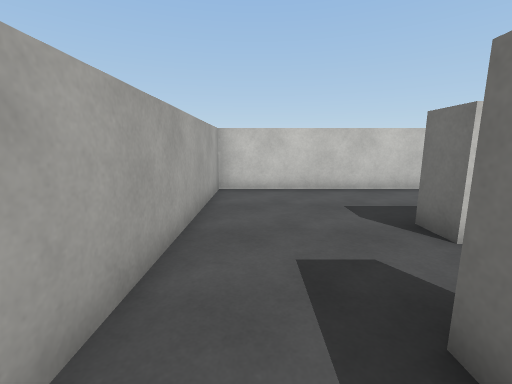
[1] (above)

19 first-person views from a walk through a scene from a Unity 3-D project. The camera is 1.4 m above the floor, tilts 10° down and sees 90° across. The floor is counted in squares, 1 m on a side. Each view is taken from the middle of a square. On the plan, view 1 faces up. The plan holds only what a view shows up to about 13 squares ahead; the rest is blank. The place goes on beyond the plan. Surface patterns are stand-ins for the level's own textures.

[2]
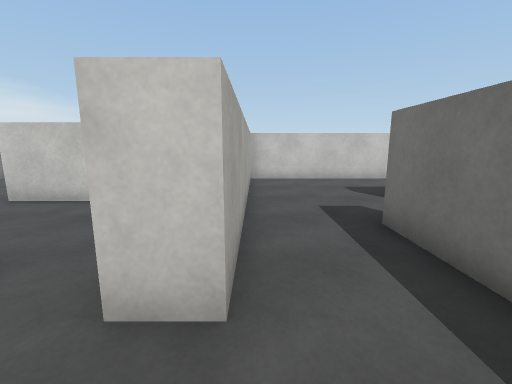

[3]
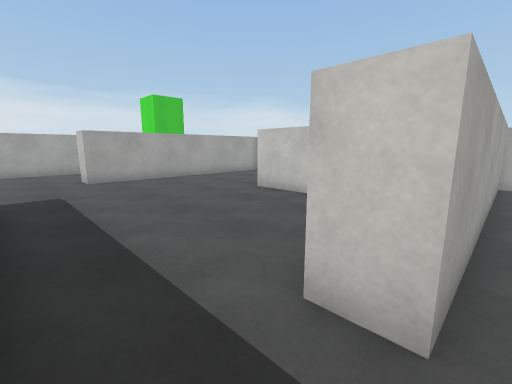

[4]
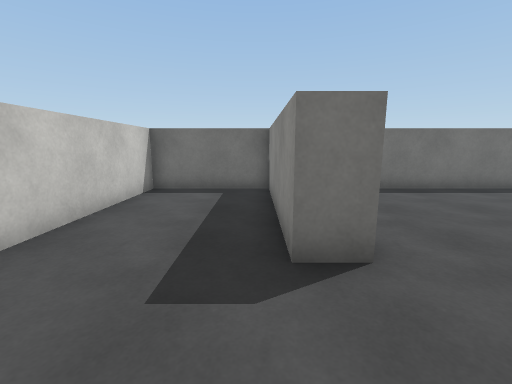

[5]
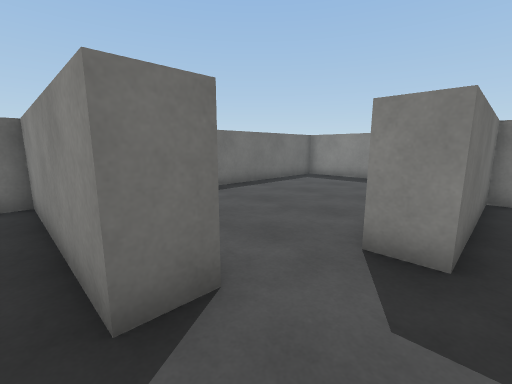

[6]
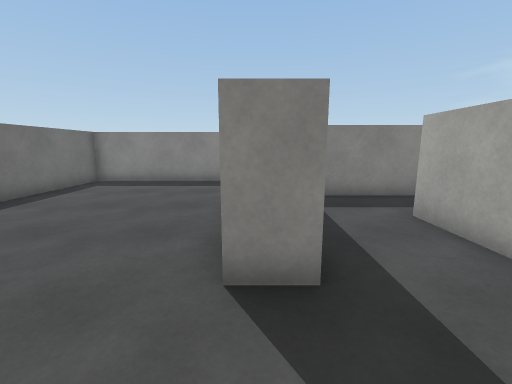

[7]
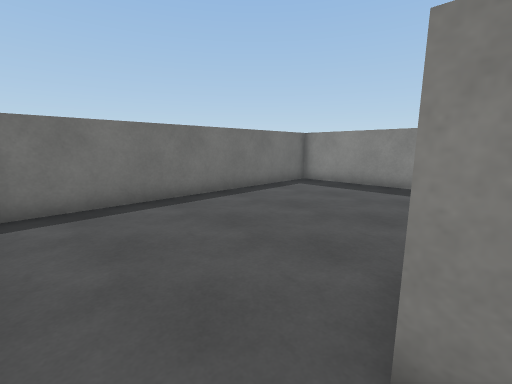

[8]
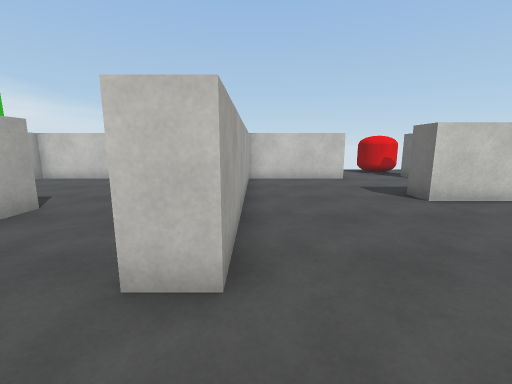

[9]
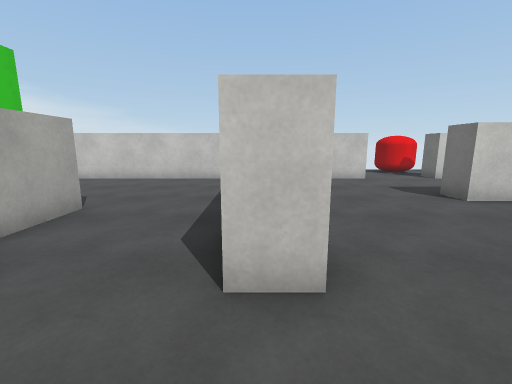

[10]
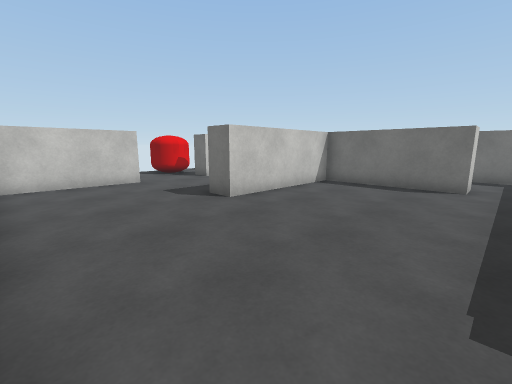

[11]
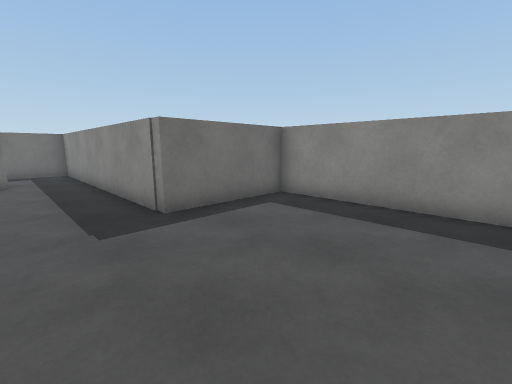

[12]
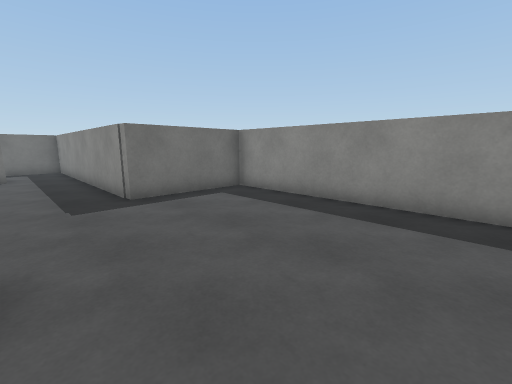

[13]
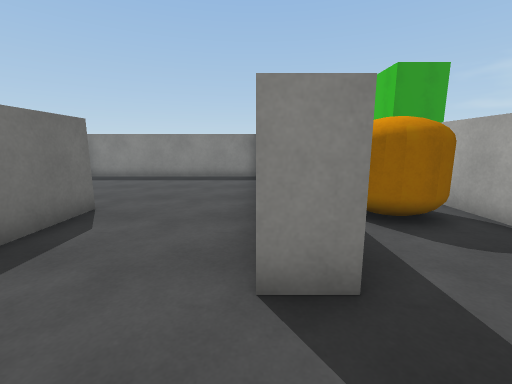

[14]
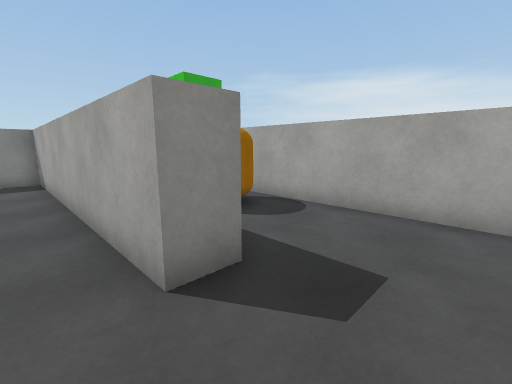

[15]
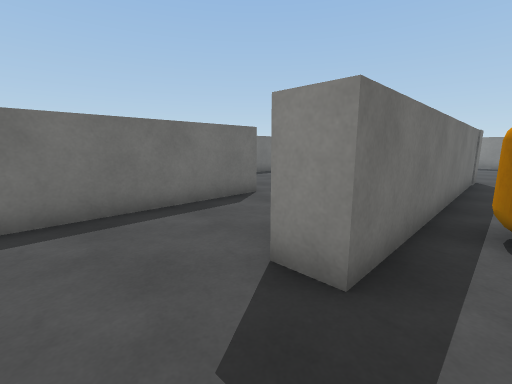

[16]
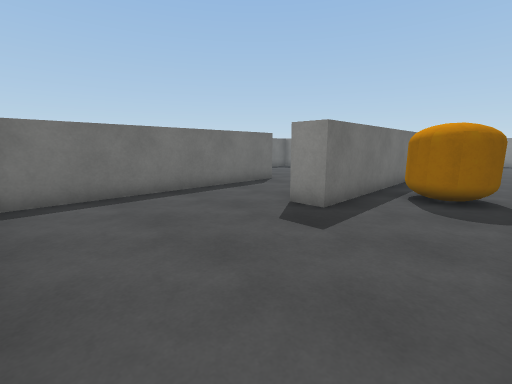

[17]
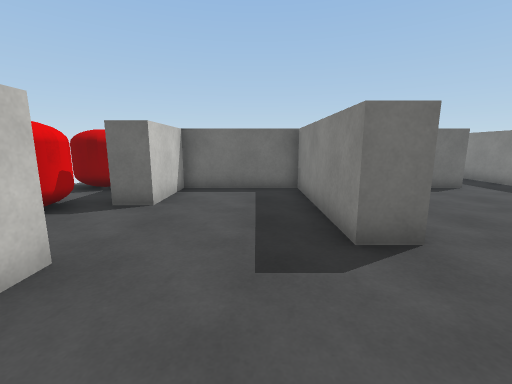

[18]
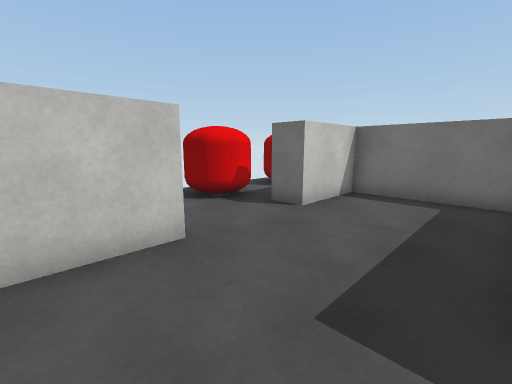

[19]
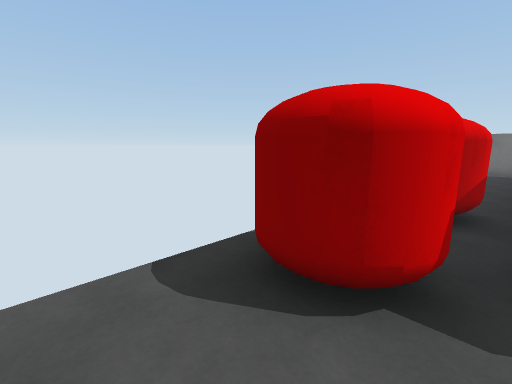

### Floor plan
Ten units are one square. View 1 is at (0, 0); x grows to the right and y downward. Boxes are objects, and circles mark ways between rooms. Rooms are numbered by the first view taken in them; rooms with no view inside come last. Other rooms are left out.
<svg viewBox="-221 -130 312 220">
<path fill="none" stroke="#000" d="M29 -35 29 -46 86 -46 86 -85 -12 -85 -12 11 -22 11M-24 33 13 33 13 -16 24 -16M-80 -85 -123 -85 -123 7 -133 7 -133 -81M-145 -85 -216 -85 -216 -80M-22 11 -22 -36 -75 -36 -75 -46 -22 -46 -22 -85 -49 -85 -49 -95M-216 -51 -216 11M-180 84 -180 -27 -170 -27 -170 73 -89 73 -89 33 -24 33M86 -100 86 -109M34 66 86 66 86 -31"/>
<rect x="-215" y="-5" width="30" height="10" fill="#bbb"><title>orange capsule</title></rect>
<rect x="-65" y="-125" width="20" height="20" fill="#bbb"><title>red capsule</title></rect>
<rect x="-35" y="-125" width="20" height="20" fill="#bbb"><title>red capsule</title></rect>
<circle cx="-15" cy="25" r="3" fill="#2a7"/>
<circle cx="25" cy="-25" r="3" fill="#2a7"/>
<text x="20" y="-40">1</text>
<text x="-110" y="-40">2</text>
<text x="60" y="10">3</text>
</svg>
Room 1 opens to room 2. Room 1 opens to room 3.

Where each view was taken, in squares from view 1:
view 1: 0 up, 0 right, facing up
view 2: 3 down, 1 left, facing up
view 3: 3 down, 1 left, facing up-left
view 4: 5 up, 0 right, facing right
view 5: 5 up, 1 right, facing down-right
view 6: 4 up, 2 right, facing down
view 7: 3 up, 2 right, facing down-right
view 8: 3 down, 12 left, facing up
view 9: 3 down, 13 left, facing up
view 10: 2 down, 12 left, facing up-right
view 11: 1 down, 14 left, facing down-right
view 12: 1 down, 16 left, facing down-right
view 13: 5 up, 17 left, facing down
view 14: 5 up, 16 left, facing down-left
view 15: 5 up, 19 left, facing down-right
view 16: 8 up, 21 left, facing down-right
view 17: 6 up, 11 left, facing right
view 18: 5 up, 10 left, facing up-right
view 19: 10 up, 8 left, facing up-right
